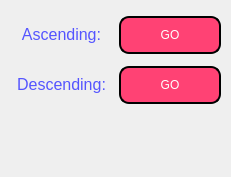
   <widget class="QWidget" name="page_6">
    <property name="geometry">
     <rect>
      <x>0</x>
      <y>0</y>
      <width>231</width>
      <height>177</height>
     </rect>
    </property>
    <attribute name="label">
     <string>Sort</string>
    </attribute>
    <widget class="QWidget" name="layoutWidget">
     <property name="geometry">
      <rect>
       <x>10</x>
       <y>10</y>
       <width>211</width>
       <height>102</height>
      </rect>
     </property>
     <layout class="QGridLayout" name="gridLayout">
      <item row="0" column="1">
       <widget class="QPushButton" name="go_asc_sort">
        <property name="styleSheet">
         <string notr="true">font: 14pt &quot;MS Shell Dlg 2&quot;;
border-style: outset;
border-width: 2px;
background-color: rgb(255, 66, 116);
border-radius:10px;
color: rgb(255, 255, 255);
border-color:black ;
padding: 10px;
</string>
        </property>
        <property name="text">
         <string>GO</string>
        </property>
       </widget>
      </item>
      <item row="1" column="0">
       <widget class="QLabel" name="desc_sort">
        <property name="font">
         <font>
          <family>MS Shell Dlg 2</family>
          <pointsize>12</pointsize>
          <weight>50</weight>
          <italic>false</italic>
          <bold>false</bold>
         </font>
        </property>
        <property name="styleSheet">
         <string notr="true">font: 12pt &quot;MS Shell Dlg 2&quot;;
color: rgb(85, 85, 255);</string>
        </property>
        <property name="text">
         <string>&lt;html&gt;&lt;head/&gt;&lt;body&gt;&lt;p align=&quot;center&quot;&gt;Descending:&lt;/p&gt;&lt;/body&gt;&lt;/html&gt;</string>
        </property>
       </widget>
      </item>
      <item row="0" column="0">
       <widget class="QLabel" name="asc_sort">
        <property name="font">
         <font>
          <family>MS Shell Dlg 2</family>
          <pointsize>12</pointsize>
          <weight>50</weight>
          <italic>false</italic>
          <bold>false</bold>
         </font>
        </property>
        <property name="styleSheet">
         <string notr="true">font: 12pt &quot;MS Shell Dlg 2&quot;;
color: rgb(85, 85, 255);</string>
        </property>
        <property name="text">
         <string>&lt;html&gt;&lt;head/&gt;&lt;body&gt;&lt;p align=&quot;center&quot;&gt;Ascending:&lt;/p&gt;&lt;/body&gt;&lt;/html&gt;</string>
        </property>
       </widget>
      </item>
      <item row="1" column="1">
       <widget class="QPushButton" name="go_desc_sort">
        <property name="styleSheet">
         <string notr="true">font: 14pt &quot;MS Shell Dlg 2&quot;;
border-style: outset;
border-width: 2px;
background-color: rgb(255, 66, 116);
border-radius:10px;
color: rgb(255, 255, 255);
border-color:black ;
padding: 10px;
</string>
        </property>
        <property name="text">
         <string>GO</string>
        </property>
       </widget>
      </item>
     </layout>
    </widget>
   </widget>
